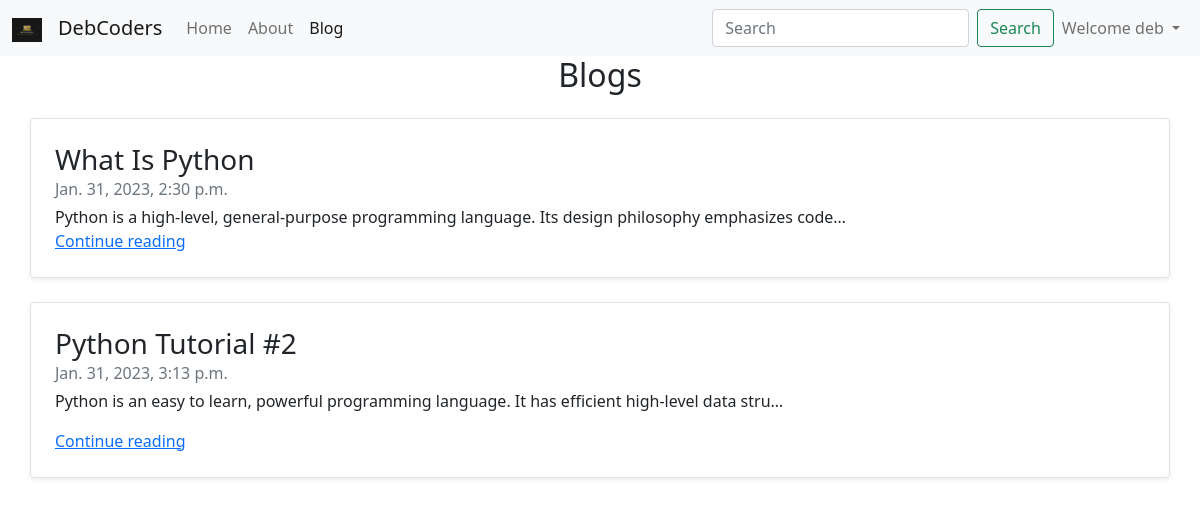
/blog (signed in), run on the app's committed database.
### home/models.py (models this page shows, shortened)
class Post(models.Model):
    sno = models.AutoField(primary_key=True)
    title = models.CharField(max_length=255)
    content = models.TextField()
    timeStampt = models.DateTimeField(blank=True)

### home/views.py (the view)
# urls.py: path('blog', views.blog, name='blog'),
def blog(request):
    allPosts = Post.objects.all()
    context = {'allPosts' : allPosts}
    return render(request, 'blog.html', context)

### templates/blog.html (shortened to what this page needs)
{% extends 'base.html' %}
{% block blog_active %} active {% endblock %}
{% block content %}
<div class="container-fluid">
    <h2 class="text-center">Blogs</h2>
    {% for post in allPosts %}
    <div class="container my-3">
        <div
            class="row no-gutters border rounded overflow-hidden flex-md-row mb-4 shadow-sm h-md-250 my-4 position-relative">
            <div class="col p-4 d-flex flex-column position-static">
                <h3 class="mb-0">{{post.title}}</h3>
                <div class="mb-1 text-muted">{{post.timeStampt}}</div>
                <p class="card-text mb-auto">{{post.content | truncatechars:100 | safe}}</p>
                <a href="/blogPost/{{post.sno}}" class="stretched-link">Continue reading</a>
            </div>
        </div>
    </div>
    {% endfor %}
</div>
{% endblock %}

### templates/base.html (shortened to what this page needs)
<!doctype html>
<html lang="en">
<head>
    {% load static %}
    <link href="https://cdn.jsdelivr.net/npm/bootstrap@5.0.2/dist/css/bootstrap.min.css" rel="stylesheet"
>
    <link rel="stylesheet" href="https://cdnjs.cloudflare.com/ajax/libs/font-awesome/6.2.1/css/all.min.css" />
</head>
<body>
    <nav class="navbar navbar-expand-lg navbar-light bg-light">
        <div class="container-fluid">
            <a href="/" class="navbar-brand" href="#">
                <img src="{% static 'HCoders.png' %}" alt="" width="30" height="24">
            </a>
            <a class="navbar-brand" href="/">DebCoders</a>
            <div class="collapse navbar-collapse" id="navbarSupportedContent">
                <ul class="navbar-nav me-auto mb-2 mb-lg-0">
                    <li class="nav-item">
                        <a class="nav-link {% block home_active %}  {% endblock %}" aria-current="page"
                            href="/">Home</a>
                    </li>
                    <li class="nav-item">
                        <a class="nav-link {% block about_active %} {% endblock %}" href="/about">About</a>
                    </li>
                    <li class="nav-item">
                        <a class="nav-link {% block blog_active %} {% endblock %}" href="/blog">Blog</a>
                    </li>
                </ul>
                <form class="d-flex" method="get" action="/search">
                    <input class="form-control me-2" type="search" placeholder="Search" aria-label="Search" name="search" id="search">
                    <button class="btn btn-outline-success" type="submit">Search</button>
                </form>
                <div class="ml-auto form-inline">
                    <ul class="navbar-nav">
                        {% if user.is_authenticated %}
                        <li class="nav-item dropdown">
                            <a class="nav-link dropdown-toggle" href="#" id="navbarDropdown" role="button"
                                data-bs-toggle="dropdown" aria-expanded="false">
                                Welcome {{request.user.username}}
                            </a>
                        </li>
                        {% endif %}
                    </ul>
                </div>
            </div>
    </nav>
    {% block content %}
    {% endblock %}
</body>
</html>

### data on the page
Post: title "What Is Python", timeStampt "Jan. 31, 2023, 2:30 p.m.", content "Python is a high-level, general-purpose programming language. Its design philosophy emphasizes code…"
Post: title "Python Tutorial #2", timeStampt "Jan. 31, 2023, 3:13 p.m.", content "Python is an easy to learn, powerful programming language. It has efficient high-level data stru…"

### other printed values
{{ request.user.username }} "deb"
